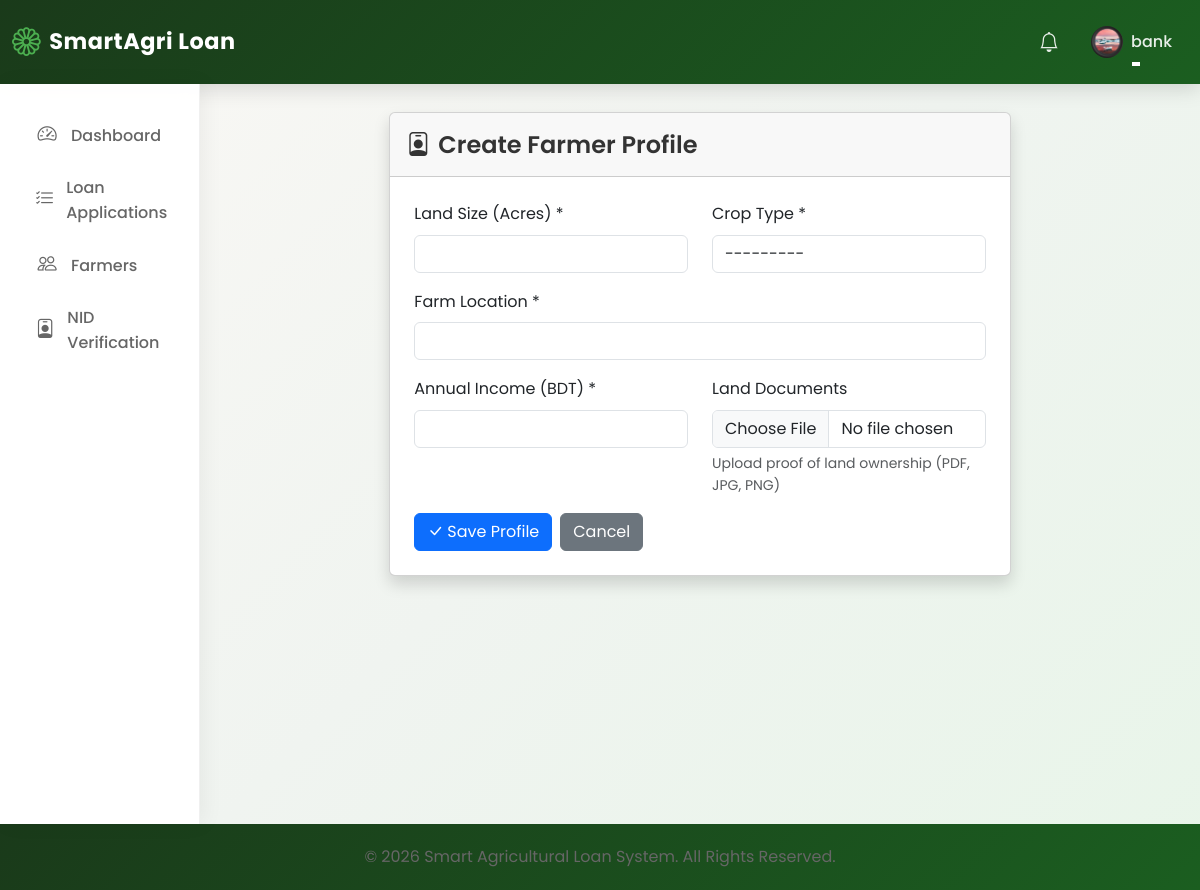
Page /farmer/profile/create/ (signed in) on the committed database.
### loan_app/models.py (models this page shows, shortened)
class User(AbstractUser):
    ROLE_CHOICES = [
        ("Farmer", "Farmer"),
        ("Bank Officer", "Bank Officer"),
        ("Admin", "Admin"),
    ]
    role = models.CharField(max_length=20, choices=ROLE_CHOICES, default="Farmer")
    is_approved = models.BooleanField(
        default=False, help_text="For Bank Officers - requires admin approval"
    )
    phone_number = models.CharField(max_length=20, blank=True)
    profile_picture = models.ImageField(
        upload_to="profile_pictures/", blank=True, null=True
    )
    is_verified = models.BooleanField(default=False)
    nid_card_front = models.FileField(
        upload_to="nid_cards/",
        blank=True,
        null=True,
        help_text="Upload NID card front side",
    )
    nid_card_back = models.FileField(
        upload_to="nid_cards/",
        blank=True,
        null=True,
        help_text="Upload NID card back side",
    )
    nid_verified = models.BooleanField(
        default=False, help_text="Whether NID has been verified by bank officer"
    )
    nid_verified_by = models.ForeignKey(
        "self",
        on_delete=models.SET_NULL,
        null=True,
        blank=True,
        related_name="nid_verifications",
    )
    nid_verified_at = models.DateTimeField(null=True, blank=True)
    nid_number = models.CharField(
        max_length=20,
        blank=True,
        unique=True,
        null=True,
        help_text="National ID number (unique per farmer)",
    )

### loan_app/views.py (the view)
@login_required
def farmer_profile_create(request):
    if hasattr(request.user, "farmer_profile"):
        messages.info(request, "You already have a profile.")
        return redirect("farmer_profile")
    if request.method == "POST":
        form = FarmerProfileForm(request.POST, request.FILES)
        if form.is_valid():
            profile = form.save(commit=False)
            profile.user = request.user
            profile.save()
            messages.success(request, "Farmer profile created successfully!")
            return redirect("farmer_profile")
    else:
        form = FarmerProfileForm()
    return render(
        request,
        "farmer/profile_form.html",
        {"form": form, "title": "Create Farmer Profile"},
    )

### loan_app/forms.py
class FarmerProfileForm(forms.ModelForm):
    class Meta:
        model = FarmerProfile
        fields = [
            "land_size",
            "crop_type",
            "location",
            "annual_income",
            "land_documents",
        ]
        widgets = {
            "land_size": forms.NumberInput(
                attrs={"class": "form-control", "step": "0.01"}
            ),
            "crop_type": forms.Select(attrs={"class": "form-control"}),
            "location": forms.TextInput(attrs={"class": "form-control"}),
            "annual_income": forms.NumberInput(
                attrs={"class": "form-control", "step": "0.01"}
            ),
            "land_documents": forms.ClearableFileInput(
                attrs={"class": "form-control", "accept": ".pdf,.jpg,.jpeg,.png"}
            ),
        }
    def __init__(self, *args, **kwargs):
        super().__init__(*args, **kwargs)
        for field in self.fields:
            if field != "land_documents":
                self.fields[field].widget.attrs.update({"class": "form-control"})

### templates/farmer/profile_form.html (shortened to what this page needs)
{% extends 'base.html' %}
{% block content %}
<div class="row">
    <div class="col-md-8 mx-auto">
        <div class="card shadow">
            <div class="card-header py-3">
                <h4 class="mb-0"><i class="bi bi-person-badge me-2"></i>{{ title }}</h4>
            </div>
            <div class="card-body p-4">
                <form method="post" enctype="multipart/form-data">
                    <div class="row">
                        <div class="col-md-6 mb-3">
                            <label for="id_land_size" class="form-label">Land Size (Acres) *</label>
                            {{ form.land_size }}
                        </div>
                        <div class="col-md-6 mb-3">
                            <label for="id_crop_type" class="form-label">Crop Type *</label>
                            {{ form.crop_type }}
                        </div>
                    </div>
                    <div class="row">
                        <div class="col-md-12 mb-3">
                            <label for="id_location" class="form-label">Farm Location *</label>
                            {{ form.location }}
                        </div>
                    </div>
                    <div class="row">
                        <div class="col-md-6 mb-3">
                            <label for="id_annual_income" class="form-label">Annual Income (BDT) *</label>
                            {{ form.annual_income }}
                        </div>
                        <div class="col-md-6 mb-3">
                            <label for="id_land_documents" class="form-label">Land Documents</label>
                            {{ form.land_documents }}
                            <div class="form-text">Upload proof of land ownership (PDF, JPG, PNG)</div>
                        </div>
                    </div>
                    <div class="d-flex gap-2">
                        <button type="submit" class="btn btn-primary">
                            <i class="bi bi-check-lg me-1"></i>Save Profile
                        </button>
                        <a href="{% url 'farmer_profile' %}" class="btn btn-secondary">Cancel</a>
                    </div>
                </form>
            </div>
        </div>
    </div>
</div>
{% endblock %}

### templates/base.html (shortened to what this page needs)
{% load static %}
<!DOCTYPE html>
<html lang="en">
<head>
    <link href="https://cdn.jsdelivr.net/npm/bootstrap@5.3.2/dist/css/bootstrap.min.css" rel="stylesheet">
    <link rel="stylesheet" href="https://cdn.jsdelivr.net/npm/bootstrap-icons@1.11.1/font/bootstrap-icons.css">
    <link rel="stylesheet" href="{% static 'css/custom.css' %}">
</head>
<body>
    <nav class="navbar navbar-expand-lg navbar-dark navbar-custom">
        <div class="container-fluid">
            <a class="navbar-brand" href="/">
                <i class="bi bi-flower1"></i>
                SmartAgri Loan
            </a>
            <div class="collapse navbar-collapse" id="navbarNav">
                <ul class="navbar-nav ms-auto align-items-center">
                    <li class="nav-item">
                        <a class="nav-link" href="#"><i class="bi bi-bell fs-5"></i></a>
                    </li>
                    <li class="nav-item dropdown">
                        <a class="nav-link dropdown-toggle d-flex align-items-center" href="#" role="button" data-bs-toggle="dropdown">
                            {% if user.profile_picture %}
                                <img src="{{ user.profile_picture.url }}" class="rounded-circle me-2" style="width: 32px; height: 32px; object-fit: cover;">
                            {% else %}
                                <div class="rounded-circle bg-white bg-opacity-25 d-flex align-items-center justify-content-center me-2" style="width: 32px; height: 32px;">
                                    <i class="bi bi-person"></i>
                                </div>
                            {% endif %}
                            <span>{{ user.username }}</span>
                        </a>
                    </li>
                </ul>
            </div>
        </div>
    </nav>
    <div class="container-fluid">
        <div class="row">
            <div class="col-md-2 sidebar-custom">
                <ul class="nav flex-column">
                    <li class="nav-item">
                        <a class="nav-link" href="{% url 'dashboard' %}">
                            <i class="bi bi-speedometer2"></i> Dashboard
                        </a>
                    </li>
                    {% if user.role == 'Farmer' %}
                    <li class="nav-item">
                        <a class="nav-link" href="{% url 'loan_list' %}">
                            <i class="bi bi-currency-dollar"></i> Loans
                        </a>
                    </li>
                    <li class="nav-item">
                        <a class="nav-link" href="{% url 'loan_apply' %}">
                            <i class="bi bi-plus-circle"></i> Apply for Loan
                        </a>
                    </li>
                    <li class="nav-item">
                        <a class="nav-link" href="{% url 'loan_history' %}">
                            <i class="bi bi-clock-history"></i> My Loans
                        </a>
                    </li>
                    <li class="nav-item">
                        <a class="nav-link" href="{% url 'repayment_history' %}">
                            <i class="bi bi-cash-stack"></i> Repayments
                        </a>
                    </li>
                    <li class="nav-item">
                        <a class="nav-link" href="{% url 'farmer_profile' %}">
                            <i class="bi bi-person-badge"></i> My Profile
                        </a>
                    </li>
                    <li class="nav-item">
                        <a class="nav-link" href="{% url 'upload_nid' %}">
                            <i class="bi bi-upload"></i> Upload NID
                        </a>
                    </li>
                    {% elif user.role == 'Bank Officer' %}
                    <li class="nav-item">
                        <a class="nav-link" href="{% url 'loan_list' %}">
                            <i class="bi bi-list-check"></i> Loan Applications
                        </a>
                    </li>
                    <li class="nav-item">
                        <a class="nav-link" href="{% url 'farmer_list' %}">
                            <i class="bi bi-people"></i> Farmers
                        </a>
                    </li>
                    <li class="nav-item">
                        <a class="nav-link" href="{% url 'nid_verification_list' %}">
                            <i class="bi bi-person-badge"></i> NID Verification
                        </a>
                    </li>
                    {% endif %}
                </ul>
            </div>
            <div class="col-md-10 content-wrapper">
                {% block content %}{% endblock %}
            </div>
        </div>
    </div>
    <footer class="footer-custom text-center">
        <div class="container">
            <p class="mb-0">&copy; 2026 Smart Agricultural Loan System. All Rights Reserved.</p>
        </div>
    </footer>
</body>
</html>

### static/css/custom.css (style rules this page uses)
:root { --primary: #2e7d32; --primary-light: #4caf50; --primary-dark: #1b5e20; --secondary: #81c784; --secondary-light: #c8e6c9; --bg-primary: #f9f9f9; --bg-secondary: #ffffff; --bg-tertiary: #f5f5f5; --text-primary: #333333; --text-secondary: #666666; --text-muted: #999999; --text-light: #ffffff; --success: #28a745; --warning: #ffc107; --danger: #dc3545; --info: #17a2b8; --accent-green: #66bb6a; --accent-gold: #ffa726; --gradient-primary: linear-gradient(135deg, var(--primary-dark) 0%, var(--primary) 50%, var(--primary-light) 100%); --gradient-hero: linear-gradient(135deg, rgba(27, 94, 32, 0.95) 0%, rgba(46, 125, 50, 0.9) 50%, rgba(76, 175, 80, 0.85) 100%); --gradient-card: linear-gradient(145deg, #ffffff 0%, #f8f9fa 100%); --shadow-sm: 0 2px 8px rgba(0, 0, 0, 0.08); --shadow-md: 0 4px 20px rgba(0, 0, 0, 0.12); --shadow-lg: 0 8px 40px rgba(0, 0, 0, 0.16); --shadow-xl: 0 16px 60px rgba(0, 0, 0, 0.2); --radius-sm: 8px; --radius-md: 12px; --radius-lg: 16px; --radius-xl: 24px; --radius-full: 50%; --spacing-xs: 4px; --spacing-sm: 8px; --spacing-md: 16px; --spacing-lg: 24px; --spacing-xl: 32px; --spacing-xxl: 48px; --transition-fast: 0.2s ease; --transition-normal: 0.3s ease; --transition-smooth: 0.4s cubic-bezier(0.4, 0, 0.2, 1); --font-primary: 'Poppins', 'Segoe UI', sans-serif; --font-secondary: 'Inter', 'Segoe UI', sans-serif; --z-dropdown: 1000; --z-sticky: 1020; --z-fixed: 1030; --z-modal-backdrop: 1040; --z-modal: 1050; --z-popover: 1060; --z-tooltip: 1070; }
* { margin: 0; padding: 0; box-sizing: border-box; }
html { scroll-behavior: smooth; }
body { font-family: var(--font-primary); font-size: 16px; line-height: 1.6; color: var(--text-primary); background-color: var(--bg-primary); background-image: radial-gradient(ellipse at top left, rgba(46, 125, 50, 0.05) 0%, transparent 50%), radial-gradient(ellipse at bottom right, rgba(76, 175, 80, 0.05) 0%, transparent 50%); min-height: 100vh; overflow-x: hidden; }
h1, h2, h3, h4, h5, h6 { font-family: var(--font-primary); font-weight: 600; line-height: 1.3; color: var(--text-primary); margin-bottom: var(--spacing-md); }
h4 { font-size: 1.5rem; }
p { margin-bottom: var(--spacing-md); color: var(--text-secondary); }
a { color: var(--primary); text-decoration: none; transition: var(--transition-normal); }
.navbar-custom { background: var(--gradient-primary) !important; box-shadow: var(--shadow-md); padding: var(--spacing-md) 0; transition: var(--transition-smooth); }
.navbar-custom .navbar-brand { font-weight: 700; font-size: 1.4rem; color: var(--text-light) !important; letter-spacing: 0.5px; display: flex; align-items: center; gap: var(--spacing-sm); }
.navbar-custom .navbar-brand i { font-size: 1.8rem; }
.navbar-custom .nav-link { color: rgba(255, 255, 255, 0.9) !important; font-weight: 500; padding: var(--spacing-sm) var(--spacing-md) !important; border-radius: var(--radius-md); transition: var(--transition-normal); position: relative; }
.navbar-custom .nav-link::after { content: ''; position: absolute; bottom: 0; left: 50%; width: 0; height: 2px; background: var(--text-light); transition: var(--transition-normal); transform: translateX(-50%); }
.sidebar-custom { background: var(--bg-secondary); min-height: calc(100vh - 56px); border-right: 1px solid #f0f0f0; padding: var(--spacing-lg) 0; box-shadow: var(--shadow-sm); }
.sidebar-custom .nav-link { color: var(--text-secondary); padding: var(--spacing-md) var(--spacing-lg); border-radius: 0; border-left: 3px solid transparent; transition: var(--transition-normal); font-weight: 500; display: flex; align-items: center; gap: var(--spacing-md); }
.sidebar-custom .nav-link i { font-size: 1.2rem; width: 24px; text-align: center; }
.footer-custom { background: var(--gradient-primary); color: var(--text-light); padding: var(--spacing-xxl) 0 var(--spacing-lg); }

### rows in the picture
User: profile_picture (picture), username "bank"

### other values in the picture
{{ title }} "Create Farmer Profile"
